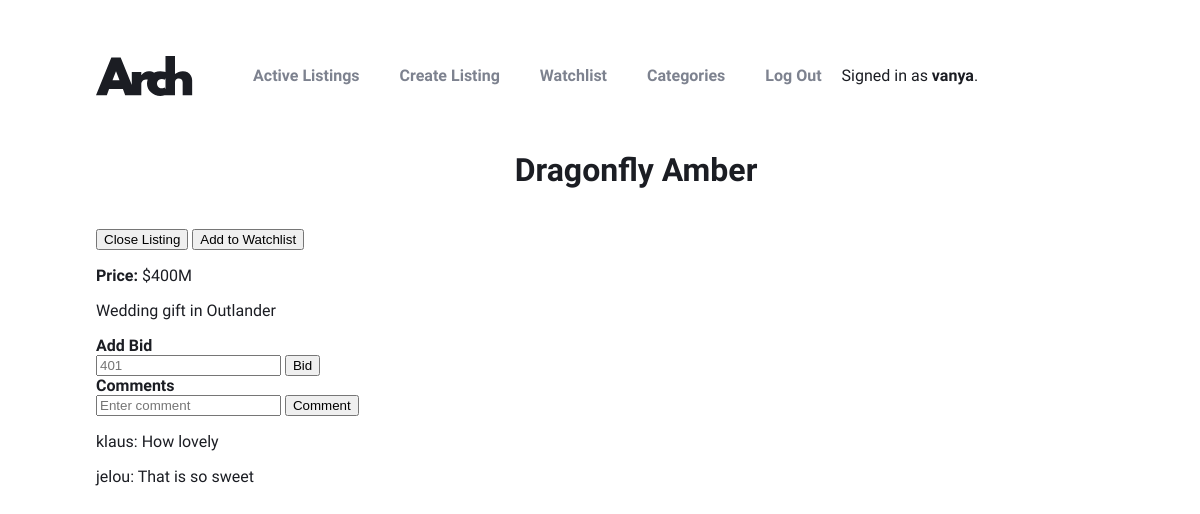
Page /listings/2 (signed in) on the committed database.
### auctions/models.py (models this page shows, shortened)
class User(AbstractUser):
    pass

class Listing(models.Model):
    title = models.CharField(max_length=64)
    desc = models.TextField(blank=True, null=True)
    start_bid = models.IntegerField()
    image = models.URLField(blank=True, null=True)
    category = models.ForeignKey(AuctionCategories, related_name="auction_categories", on_delete=models.RESTRICT, blank=True, null=True)
    status = models.BooleanField(default=True)
    user = models.ForeignKey(User, related_name="user_listings", on_delete=models.CASCADE)

class Comment(models.Model):
    user = models.ForeignKey(User, related_name="user_comments", on_delete=models.CASCADE)
    comment = models.CharField(max_length=1500)
    listing = models.ForeignKey(Listing, related_name="listing_comments", on_delete=models.CASCADE, blank=True, null=True)

### auctions/views.py (the view, shortened to what this page needs)
# urls.py: path("listings/<int:listing_id>", views.listing, name="listing"),
def listing(request, listing_id):
    bid_error = False
    listing=Listing.objects.get(pk=listing_id)
    current_bid = Bid.objects.filter(listing__id=listing_id).last()
    if current_bid is None:
        current_bid = listing.start_bid
    else:
        current_bid = current_bid.amount
    return render(request, "auctions/listing.html", {
        "listing": Listing.objects.get(pk=listing_id),
        "comments": Comment.objects.filter(listing__id=listing_id),
        "current_bid": current_bid,
        "on_watchlist": WatchList.objects.filter(user=request.user,listing=listing_id).exists(),
        "bid_error": bid_error,
        "owner": listing.user == request.user,
        "test": 123
    })

### auctions/templates/auctions/listing.html (shortened to what this page needs)
{% extends "auctions/layout.html" %}
{% block body %}
<main>
    <h2>{{ listing.title }} {%if not listing.status%}(CLOSED){% endif %} </h2>
    {% if user.is_authenticated %}
    <div>
        {% if listing.status %}
            <form method="post" >
                {% if owner %}
                    <button type="submit" name="action" value="close" class="btn btn-primary">Close Listing</button>
                {% endif %}
                {% if on_watchlist %}
                    <button type="submit" name="action" value="remove" class="btn btn-danger">Remove from Watchlist</button>
                {% else %}
                    <button type="submit" name="action" value="add" class="btn btn-primary">Add to Watchlist</button>
                {% endif %}
            </form>
        {% elif not listing.status and user == current_bid.user %}
            <div class="alert alert-success" role="alert">
            You won this auction! Hooray!
            </div>
        {% endif %}
    </div>
    {% endif %}
        <p><b>Price:</b> ${{ current_bid }}M </p>
        <p>{{ listing.desc }}</p>
        {% if user.is_authenticated and listing.status %}
            <h3>Add Bid</h3>
            <form method="post">
                <input type="number" name="bid" class="form-control" id="bid" min="{{current_bid|add:"1"}}" placeholder="{{current_bid|add:"1"}}">
                <button type="submit" name="action" value="bid" class="btn btn-primary">Bid</button>
            </form>
            <h3>Comments</h3>
            <form method="post" >
                <input type="text" name="comment" class="form-control" id="comment" placeholder="Enter comment">
                <button type="submit" name="action" value="comment" class="btn btn-primary">Comment</button>
            </form>
            {% for comment in comments %}
            <p>{{ comment.user }}: {{comment.comment}} </p>
            {% endfor %}
        {% endif %}
</main>
{% endblock %}

### auctions/templates/auctions/layout.html (shortened to what this page needs)
{% load static %}
<!DOCTYPE html>
<html lang="en">
    <head>
        <link href="{% static 'auctions/styles.css' %}" rel="stylesheet">
    </head>
    <body>
        <nav>
            <div class="logo">
              <img src="{% static 'auctions/logo.svg' %}" alt="logo" />
            </div>
            <ul class="nav">
                <li class="nav-links">
                    <a href="{% url 'index' %}">Active Listings</a>
                </li>
                <li class="nav-links">
                    <a href="{% url 'create' %}">Create Listing</a>
                </li>
                <li class="nav-links">
                    <a href="{% url 'watchlist' %}">Watchlist</a>
                </li>
                <li class="nav-links">
                    <a href="{% url 'categories' %}">Categories</a>
                </li>
                {% if user.is_authenticated %}
                    <li class="nav-links">
                        <a href="{% url 'logout' %}">Log Out</a>
                    </li>
                {% endif %}
            </ul>
            <div>
                {% if user.is_authenticated %}
                    Signed in as <strong>{{ user.username }}</strong>.
                {% else %}
                    Not signed in.
                {% endif %}
            </div>
        </nav>
        {% block body %}
        {% endblock %}
    </body>
</html>

### auctions/static/auctions/styles.css (style rules this page uses)
:root { --dark-blue: #1B1D23; --dark-grey: #60636D; --medium-grey: #7D828F; --light-gray: #C8CCD8; --lighter-gray: #EEEFF4; --red: #DF5656; --font-primary: "Spartan", sans-serif; --font-weight-light: 300; --font-weight-medium: 500; --font-weight-strong: 700; --font-size-h1: 6rem; --font-size-h2: 3rem; --font-size-h3: 1rem; --font-size-h4: 1.35rem; --font-size-text: 1.15rem; }
body, h1, h2, h3, h4, h5, h6 { margin: 0; }
body { background-color: #ffffff; color: var(--dark-blue); font-family: var(--font-primary); font-weight: var(--font-weight-medium); }
h1, h2, h3 { font-weight: var(--font-weight-strong); }
h2 { font-size: var(--font-size-h2); font-size: clamp(2rem, 2vw, var(--font-size-h2)); text-align: center; padding-bottom: 40px; }
h3 { font-size: var(--font-size-h3); font-size: clamp(0.5rem, 2vw, var(--font-size-h3)); }
a { color: var(--medium-grey); font-weight: var(--font-weight-strong); text-decoration: none; }
li { list-style-type: none; }
body { margin: 0 8vw; width: 90vw; }
nav { display: flex; align-items: center; margin: 50px 0; }
.nav { display: flex; }
li { padding: 0 20px; }
.logo { width: 97px; height: 40px; margin-left: 164; }

### rows in the picture
User: username "vanya"
Listing: title "Dragonfly Amber", desc "Wedding gift in Outlander"
Comment: user "klaus", comment "How lovely"
Comment: user "jelou", comment "That is so sweet"

### other values in the picture
{{ current_bid }} "400"
